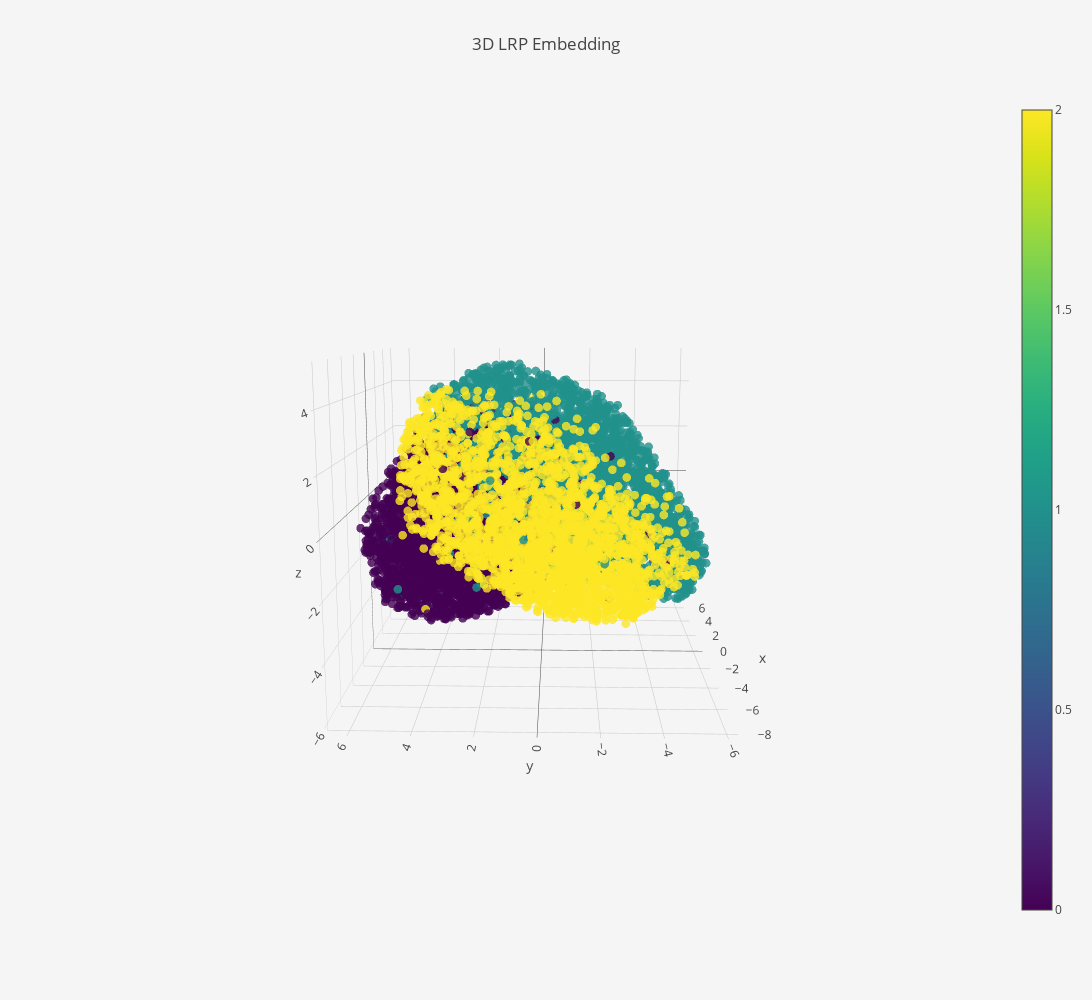

The notebook cell this image was saved under:
### Code cell
emb3d = go.Scatter3d(
    x=embedding[:,0],
    y=embedding[:,1],
    z=embedding[:,2],
    mode="markers",
    name="Training",
    marker=dict(
        size=3,
        color=y,
        colorscale="Viridis",
        showscale=True,
        opacity=0.8
    ),
    text=y
)

layout = go.Layout(
    title="3D LRP Embedding",
    autosize=False,
    width=1200,
    height=1000,
    paper_bgcolor='#F5F5F5'
)


pltdata=[emb3d]

fig = go.Figure(data=pltdata, layout=layout)
iplot(fig, filename='lrp-3d-heart.html')

### Figure 1 — Plotly figure (JSON) as saved in the notebook; plotly's stock layout.template omitted (floating-point values rounded to 4 significant figures; data arrays with more than 128 entries replaced by an {"elided": "..."} marker saying what was removed)
{"data": [{"marker": {"color": {"elided": "10000 int values"}, "colorscale": "Viridis", "opacity": 0.8, "showscale": true, "size": 3}, "mode": "markers", "name": "Training", "text": {"elided": "10000 int values"}, "type": "scatter3d", "uid": "8891ce87-47e3-4ff6-a741-47f2b3621fdc", "x": {"elided": "10000 float values"}, "y": {"elided": "10000 float values"}, "z": {"elided": "10000 float values"}}], "layout": {"autosize": false, "height": 1000, "paper_bgcolor": "#F5F5F5", "scene": {"aspectmode": "auto", "aspectratio": {"x": 1.139, "y": 0.9918, "z": 0.8853}, "camera": {"center": {"x": 0, "y": 0, "z": 0}, "eye": {"x": -2.784, "y": -0.06198, "z": 0.5356}, "projection": {"type": "perspective"}, "up": {"x": 0, "y": 0, "z": 1}}}, "title": {"text": "3D LRP Embedding"}, "width": 1200}}
